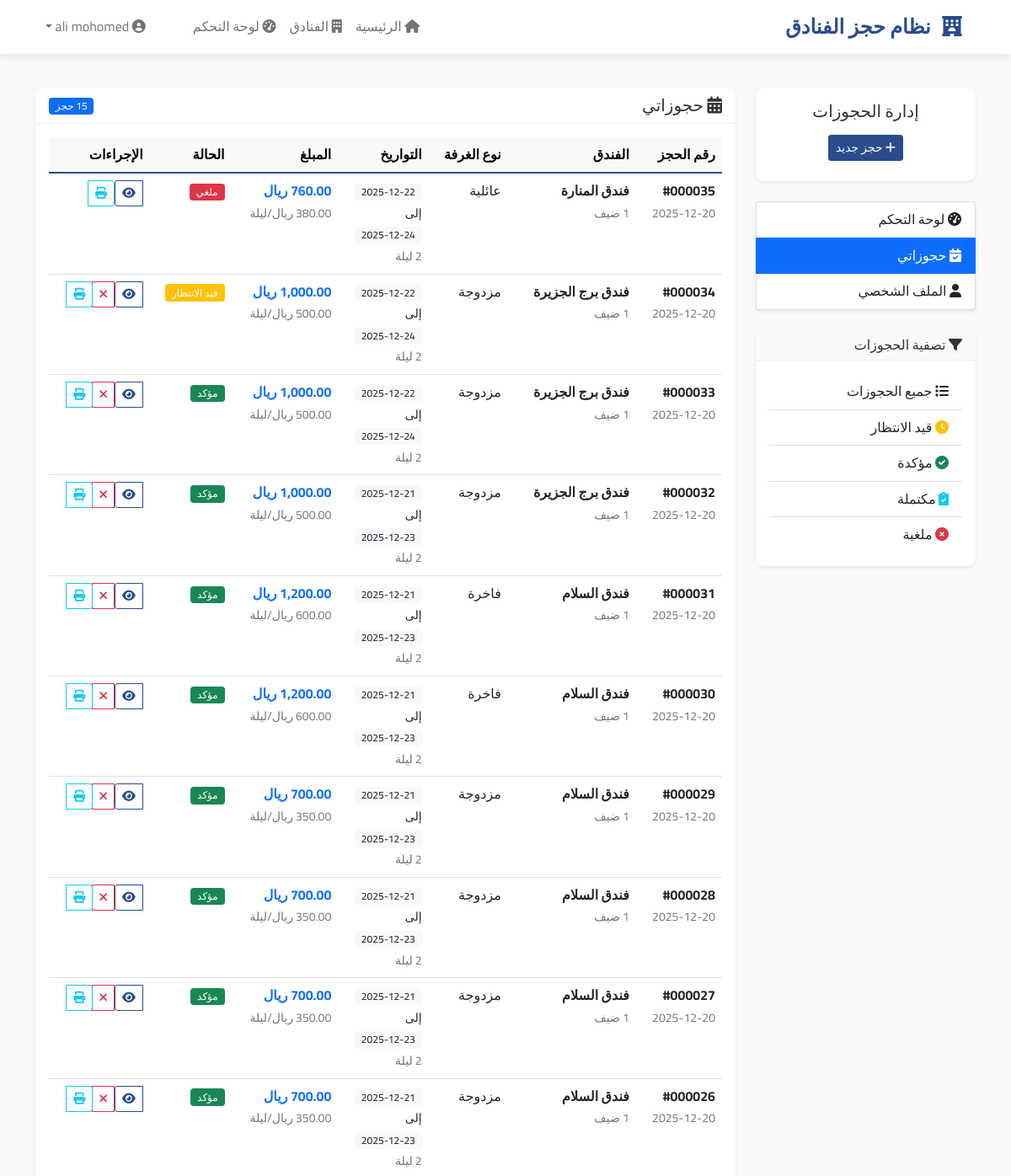
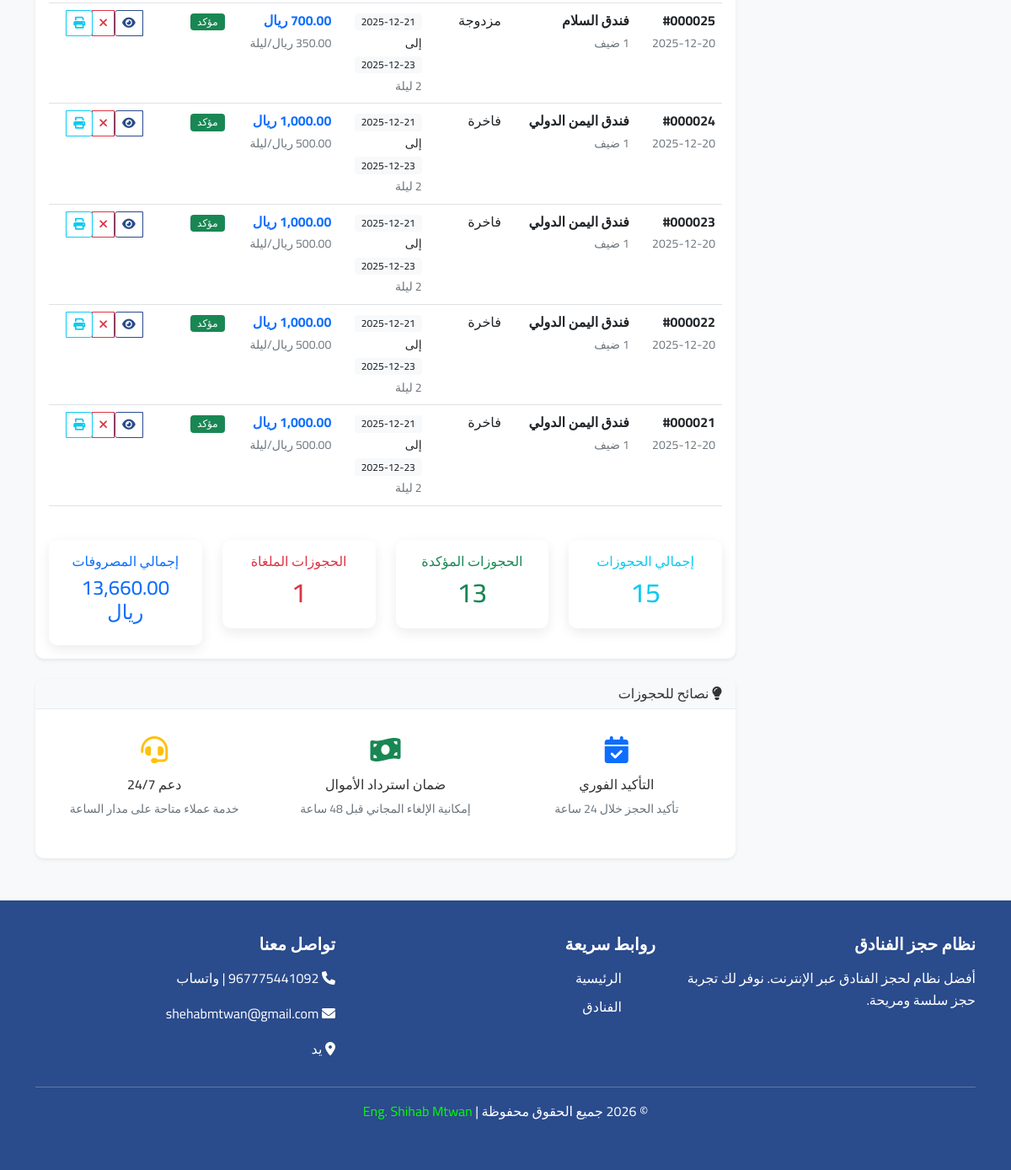
Screenshot of /user/bookings.php (signed in) with the database file from the repository (2 pictures, top to bottom).
### tables this page shows
CREATE TABLE `bookings` (
  `id` int(11) NOT NULL,
  `user_id` int(11) NOT NULL,
  `room_id` int(11) NOT NULL,
  `hotel_id` int(11) NOT NULL,
  `check_in` date NOT NULL,
  `check_out` date NOT NULL,
  `total_nights` int(11) DEFAULT NULL,
  `total_price` decimal(10,2) DEFAULT NULL,
  `guests` int(11) DEFAULT 1,
  `status` enum('pending','confirmed','cancelled','completed') DEFAULT 'pending',
  `special_requests` text DEFAULT NULL,
  `payment_method` varchar(50) DEFAULT 'pay_at_hotel',
  `booking_date` timestamp NOT NULL DEFAULT current_timestamp()
);

CREATE TABLE `hotels` (
  `id` int(11) NOT NULL,
  `name` varchar(100) NOT NULL,
  `description` text DEFAULT NULL,
  `address` text NOT NULL,
  `city` varchar(50) NOT NULL,
  `country` varchar(50) NOT NULL,
  `star_rating` int(11) DEFAULT 3,
  `manager_id` int(11) DEFAULT NULL,
  `images` text DEFAULT NULL,
  `amenities` text DEFAULT NULL,
  `is_active` tinyint(1) DEFAULT 1,
  `created_at` timestamp NOT NULL DEFAULT current_timestamp()
);

CREATE TABLE `rooms` (
  `id` int(11) NOT NULL,
  `hotel_id` int(11) NOT NULL,
  `room_number` varchar(20) DEFAULT NULL,
  `room_type` varchar(50) NOT NULL,
  `description` text DEFAULT NULL,
  `price_per_night` decimal(10,2) NOT NULL,
  `capacity` int(11) NOT NULL DEFAULT 2,
  `total_rooms` int(11) NOT NULL DEFAULT 1,
  `available_rooms` int(11) NOT NULL DEFAULT 1,
  `amenities` text DEFAULT NULL,
  `images` text DEFAULT NULL,
  `created_at` timestamp NOT NULL DEFAULT current_timestamp()
);

### includes/functions.php (called while the page is built, shortened)
<?php
require_once __DIR__ . '/../config.php';
function getUserBookings($user_id) {
    global $conn;
    $sql = "SELECT b.*, h.name as hotel_name, r.room_type, r.price_per_night
            FROM bookings b
            JOIN hotels h ON b.hotel_id = h.id
            JOIN rooms r ON b.room_id = r.id
            WHERE b.user_id = ?
            ORDER BY b.booking_date DESC";
    $stmt = $conn->prepare($sql);
    $stmt->bind_param("i", $user_id);
    $stmt->execute();
    $result = $stmt->get_result();
    $bookings = [];
    while ($row = $result->fetch_assoc()) {
        $bookings[] = $row;
    }
    return $bookings;
}
?>

### user/bookings.php (the view, shortened to what this page needs)
<?php
require_once '../config.php';
require_once '../includes/functions.php';
$user_id = $_SESSION['user_id'];
$bookings = getUserBookings($user_id);
?>
<?php include '../includes/header.php'; ?>
<div class="row">
    <div class="col-md-3">
        <div class="card shadow-sm mb-4">
            <div class="card-body text-center">
                <h5 class="mb-3">إدارة الحجوزات</h5>
                <a href="../pages/hotels.php" class="btn btn-primary btn-sm mb-2">
                    <i class="fas fa-plus"></i> حجز جديد
                </a>
            </div>
        </div>
        <div class="list-group shadow-sm">
            <a href="dashboard.php" class="list-group-item list-group-item-action">
                <i class="fas fa-tachometer-alt"></i> لوحة التحكم
            </a>
            <a href="bookings.php" class="list-group-item list-group-item-action active">
                <i class="fas fa-calendar-check"></i> حجوزاتي
            </a>
            <a href="profile.php" class="list-group-item list-group-item-action">
                <i class="fas fa-user"></i> الملف الشخصي
            </a>
        </div>
        <div class="card shadow-sm mt-4">
            <div class="card-header bg-light">
                <h6 class="mb-0"><i class="fas fa-filter"></i> تصفية الحجوزات</h6>
            </div>
            <div class="card-body">
                <div class="list-group list-group-flush">
                    <a href="?filter=all" class="list-group-item list-group-item-action">
                        <i class="fas fa-list"></i> جميع الحجوزات
                    </a>
                    <a href="?filter=pending" class="list-group-item list-group-item-action">
                        <i class="fas fa-clock text-warning"></i> قيد الانتظار
                    </a>
                    <a href="?filter=confirmed" class="list-group-item list-group-item-action">
                        <i class="fas fa-check-circle text-success"></i> مؤكدة
                    </a>
                    <a href="?filter=completed" class="list-group-item list-group-item-action">
                        <i class="fas fa-clipboard-check text-info"></i> مكتملة
                    </a>
                    <a href="?filter=cancelled" class="list-group-item list-group-item-action">
                        <i class="fas fa-times-circle text-danger"></i> ملغية
                    </a>
                </div>
            </div>
        </div>
    </div>
    <div class="col-md-9">
        <div class="card shadow-sm">
            <div class="card-header bg-white d-flex justify-content-between align-items-center">
                <h5 class="mb-0"><i class="fas fa-calendar-alt"></i> حجوزاتي</h5>
                <div>
                    <span class="badge bg-primary"><?php echo count($bookings); ?> حجز</span>
                </div>
            </div>
            <div class="card-body">
                <?php if (empty($bookings)): ?>
                    <div class="text-center py-5">
                        <i class="fas fa-calendar-times fa-4x text-muted mb-3"></i>
                        <h5 class="text-muted">لا توجد حجوزات</h5>
                        <p class="text-muted mb-4">يمكنك البدء بحجز فندقك الأول الآن</p>
                        <a href="../pages/hotels.php" class="btn btn-primary">
                            <i class="fas fa-hotel"></i> ابحث عن فندق
                        </a>
                    </div>
                <?php else: ?>
                    <div class="table-responsive">
                        <table class="table table-hover">
                            <thead class="table-light">
                                <tr>
                                    <th>رقم الحجز</th>
                                    <th>الفندق</th>
                                    <th>نوع الغرفة</th>
                                    <th>التواريخ</th>
                                    <th>المبلغ</th>
                                    <th>الحالة</th>
                                    <th>الإجراءات</th>
                                </tr>
                            </thead>
                            <tbody>
                                <?php foreach ($bookings as $booking): ?>
                                    <tr>
                                        <td>
                                            <strong>#<?php echo str_pad($booking['id'], 6, '0', STR_PAD_LEFT); ?></strong><br>
                                            <small class="text-muted"><?php echo date('Y-m-d', strtotime($booking['booking_date'])); ?></small>
                                        </td>
                                        <td>
                                            <strong><?php echo $booking['hotel_name']; ?></strong><br>
                                            <small class="text-muted"><?php echo $booking['guests']; ?> ضيف</small>
                                        </td>
                                        <td><?php echo $booking['room_type']; ?></td>
                                        <td>
                                            <span class="badge bg-light text-dark">
                                                <?php echo date('Y-m-d', strtotime($booking['check_in'])); ?>
                                            </span><br>
                                            <small>إلى</small><br>
                                            <span class="badge bg-light text-dark">
                                                <?php echo date('Y-m-d', strtotime($booking['check_out'])); ?>
                                            </span><br>
                                            <small class="text-muted"><?php echo $booking['total_nights']; ?> ليلة</small>
                                        </td>
                                        <td>
                                            <strong class="text-primary"><?php echo number_format($booking['total_price'], 2); ?> ريال</strong><br>
                                            <small class="text-muted"><?php echo number_format($booking['price_per_night'], 2); ?> ريال/ليلة</small>
                                        </td>
                                        <td>
                                            <?php
                                            $status_class = [
                                                'pending' => 'warning',
                                                'confirmed' => 'success',
                                                'cancelled' => 'danger',
                                                'completed' => 'info'
                                            ];
                                            $status_text = [
                                                'pending' => 'قيد الانتظار',
                                                'confirmed' => 'مؤكد',
                                                'cancelled' => 'ملغي',
                                                'completed' => 'مكتمل'
                                            ];
                                            ?>
                                            <span class="badge bg-<?php echo $status_class[$booking['status']]; ?>">
                                                <?php echo $status_text[$booking['status']]; ?>
                                            </span>
                                        </td>
                                        <td>
                                            <div class="btn-group btn-group-sm" role="group">
                                                <a href="../pages/booking-details.php?id=<?php echo $booking['id']; ?>"
                                                   class="btn btn-outline-primary" title="عرض التفاصيل">
                                                    <i class="fas fa-eye"></i>
                                                </a>
                                                <?php if (in_array($booking['status'], ['pending', 'confirmed'])): ?>
                                                    <a href="?cancel_id=<?php echo $booking['id']; ?>"
                                                       class="btn btn-outline-danger" title="إلغاء الحجز"
                                                       onclick="return confirmAction('هل أنت متأكد من إلغاء هذا الحجز؟')">
                                                        <i class="fas fa-times"></i>
                                                    </a>
                                                <?php endif; ?>
                                                <a href="../pages/invoice.php?id=<?php echo $booking['id']; ?>"
                                                   class="btn btn-outline-info" title="طباعة الفاتورة">
                                                    <i class="fas fa-print"></i>
                                                </a>
                                            </div>
                                        </td>
                                    </tr>
                                <?php endforeach; ?>
                            </tbody>
                        </table>
                    </div>
                    <div class="row mt-4">
                        <div class="col-md-3">
                            <div class="card border-info">
                                <div class="card-body text-center">
                                    <h6 class="card-title text-info">إجمالي الحجوزات</h6>
                                    <h2 class="text-info"><?php echo count($bookings); ?></h2>
                                </div>
                            </div>
                        </div>
                        <div class="col-md-3">
                            <div class="card border-success">
                                <div class="card-body text-center">
                                    <h6 class="card-title text-success">الحجوزات المؤكدة</h6>
                                    <h2 class="text-success"><?php echo count(array_filter($bookings, fn($b) => $b['status'] == 'confirmed')); ?></h2>
                                </div>
                            </div>
                        </div>
                        <div class="col-md-3">
                            <div class="card border-danger">
                                <div class="card-body text-center">
                                    <h6 class="card-title text-danger">الحجوزات الملغاة</h6>
                                    <h2 class="text-danger"><?php echo count(array_filter($bookings, fn($b) => $b['status'] == 'cancelled')); ?></h2>
                                </div>
                            </div>
                        </div>
                        <div class="col-md-3">
                            <div class="card border-primary">
                                <div class="card-body text-center">
                                    <h6 class="card-title text-primary">إجمالي المصروفات</h6>
                                    <h4 class="text-primary"><?php echo number_format(array_sum(array_column($bookings, 'total_price')), 2); ?> ريال</h4>
                                </div>
                            </div>
                        </div>
                    </div>
                <?php endif; ?>
            </div>
        </div>
        <div class="card shadow-sm mt-4">
            <div class="card-header bg-light">
                <h6 class="mb-0"><i class="fas fa-lightbulb"></i> نصائح للحجوزات</h6>
            </div>
            <div class="card-body">
                <div class="row">
                    <div class="col-md-4">
                        <div class="text-center p-3">
                            <i class="fas fa-calendar-check fa-2x text-primary mb-3"></i>
                            <h6>التأكيد الفوري</h6>
                            <p class="text-muted small">تأكيد الحجز خلال 24 ساعة</p>
                        </div>
                    </div>
                    <div class="col-md-4">
                        <div class="text-center p-3">
                            <i class="fas fa-money-bill-wave fa-2x text-success mb-3"></i>
                            <h6>ضمان استرداد الأموال</h6>
                            <p class="text-muted small">إمكانية الإلغاء المجاني قبل 48 ساعة</p>
                        </div>
                    </div>
                    <div class="col-md-4">
                        <div class="text-center p-3">
                            <i class="fas fa-headset fa-2x text-warning mb-3"></i>
                            <h6>دعم 24/7</h6>
                            <p class="text-muted small">خدمة عملاء متاحة على مدار الساعة</p>
                        </div>
                    </div>
                </div>
            </div>
        </div>
    </div>
</div>
<?php include '../includes/footer.php'; ?>

### css/style.css (style rules this page uses)
:root { --primary-color: #2A4B8C; --secondary-color: #F5B041; --accent-color: #2ECC71; --light-bg: #F8F9FA; --dark-text: #333333; --danger-color: #DC3545; --warning-color: #FFC107; --info-color: #17A2B8; --success-color: #28A745; }
body { font-family: 'Cairo', sans-serif; background-color: var(--light-bg); color: var(--dark-text); padding-top: 80px; line-height: 1.6; }
.btn-primary { background-color: var(--primary-color); border-color: var(--primary-color); }
.btn-outline-primary { color: var(--primary-color); border-color: var(--primary-color); }
.card { border: none; box-shadow: 0 5px 15px rgba(0,0,0,0.08); transition: transform 0.3s, box-shadow 0.3s; border-radius: 10px; overflow: hidden; }
.card-header { border-bottom: 1px solid rgba(0,0,0,0.05); font-weight: 600; }
.table { --bs-table-bg: transparent; --bs-table-striped-bg: rgba(0,0,0,0.02); }
.table thead th { border-bottom: 2px solid var(--primary-color); font-weight: 600; }
.badge { font-weight: 500; padding: 0.35em 0.65em; }

### includes/header.php (style rules this page uses)
:root { --primary-color: #2A4B8C; --secondary-color: #F5B041; --accent-color: #2ECC71; --light-bg: #F8F9FA; --dark-text: #333333; }
body { font-family: 'Cairo', sans-serif; background-color: var(--light-bg); color: var(--dark-text); padding-top: 80px; }
.btn-primary { background-color: var(--primary-color); border-color: var(--primary-color); }

### rows the page displays
bookings: id "000035", booking_date "2025-12-20", hotel.name "فندق المنارة", room.room_type "عائلية", check_in "2025-12-22", check_out "2025-12-24", total_price "760.00", status "ملغي"
bookings: id "000034", booking_date "2025-12-20", hotel.name "فندق برج الجزيرة", room.room_type "مزدوجة", check_in "2025-12-22", check_out "2025-12-24", total_price "1,000.00", status "قيد الانتظار"
bookings: id "000033", booking_date "2025-12-20", hotel.name "فندق برج الجزيرة", room.room_type "مزدوجة", check_in "2025-12-22", check_out "2025-12-24", total_price "1,000.00", status "مؤكد"
bookings: id "000032", booking_date "2025-12-20", hotel.name "فندق برج الجزيرة", room.room_type "مزدوجة", check_in "2025-12-21", check_out "2025-12-23", total_price "1,000.00", status "مؤكد"
bookings: id "000031", booking_date "2025-12-20", hotel.name "فندق السلام", room.room_type "فاخرة", check_in "2025-12-21", check_out "2025-12-23", total_price "1,200.00", room.price_per_night "600.00", status "مؤكد"
bookings: id "000030", booking_date "2025-12-20", hotel.name "فندق السلام", room.room_type "فاخرة", check_in "2025-12-21", check_out "2025-12-23", total_price "1,200.00", room.price_per_night "600.00", status "مؤكد"
bookings: id "000029", booking_date "2025-12-20", hotel.name "فندق السلام", room.room_type "مزدوجة", check_in "2025-12-21", check_out "2025-12-23", total_price "700.00", status "مؤكد"
bookings: id "000028", booking_date "2025-12-20", hotel.name "فندق السلام", room.room_type "مزدوجة", check_in "2025-12-21", check_out "2025-12-23", total_price "700.00", status "مؤكد"
bookings: id "000027", booking_date "2025-12-20", hotel.name "فندق السلام", room.room_type "مزدوجة", check_in "2025-12-21", check_out "2025-12-23", total_price "700.00", status "مؤكد"
bookings: id "000026", booking_date "2025-12-20", hotel.name "فندق السلام", room.room_type "مزدوجة", check_in "2025-12-21", check_out "2025-12-23", total_price "700.00", status "مؤكد"
bookings: id "000025", booking_date "2025-12-20", hotel.name "فندق السلام", room.room_type "مزدوجة", check_in "2025-12-21", check_out "2025-12-23", total_price "700.00", status "مؤكد"
bookings: id "000024", booking_date "2025-12-20", hotel.name "فندق اليمن الدولي", room.room_type "فاخرة", check_in "2025-12-21", check_out "2025-12-23", total_price "1,000.00", status "مؤكد"
bookings: id "000023", booking_date "2025-12-20", hotel.name "فندق اليمن الدولي", room.room_type "فاخرة", check_in "2025-12-21", check_out "2025-12-23", total_price "1,000.00", status "مؤكد"
bookings: id "000022", booking_date "2025-12-20", hotel.name "فندق اليمن الدولي", room.room_type "فاخرة", check_in "2025-12-21", check_out "2025-12-23", total_price "1,000.00", status "مؤكد"
bookings: id "000021", booking_date "2025-12-20", hotel.name "فندق اليمن الدولي", room.room_type "فاخرة", check_in "2025-12-21", check_out "2025-12-23", total_price "1,000.00", status "مؤكد"

### other values shown
count($bookings) "15"
count(array_filter($bookings, fn($b) => $b['status'] == 'confirmed')) "13"
count(array_filter($bookings, fn($b) => $b['status'] == 'cancelled')) "1"
array_sum(array_column($bookings, 'total_price')) "13,660.00"
